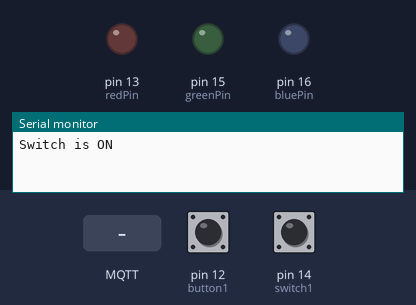
A sketch run on a simulated Arduino Uno, built with avr-gcc and run on an emulated ATmega328P. On the bench: output pins drawn as LEDs (lit = HIGH), the last lines printed to the serial monitor. The inputs (shaded band) are chosen by the test bench; at power-on: pin 12 (button1) LOW, pin 14 (switch1) HIGH. No MQTT or app messages arrive unless stated.

Above: at 2.3 s.
2.4 s: MQTT message "onCallAck" arrives on the first subscribed topic
At 3.6 s:
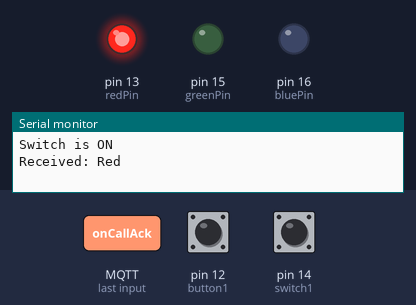
3.9 s: MQTT message "busyAck" arrives on the first subscribed topic
At 4.8 s:
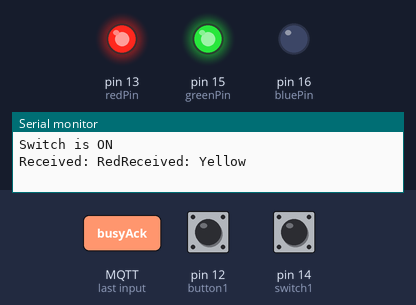
11.1 s: MQTT message "clearAck" arrives on the first subscribed topic
At 11.5 s:
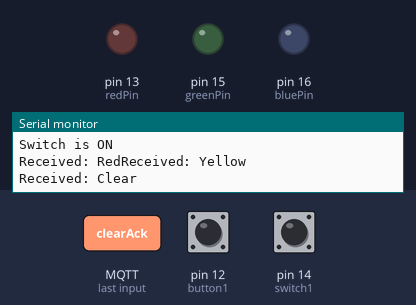
Timing chart, 0 to 13.6 s (numbered marks = the images above; inputs shaded):
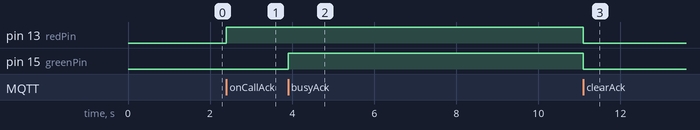

The sketch:

controller.ino
```cpp
/* Written by Morgan Habecker
  On-Air Sign by Adafruit
  https://www.thingiverse.com/thing:1506862
  Install on Adafruit Feather HUZZAH with ESP8266
  https://www.adafruit.com/product/2821
*/

// Libraries
#include <EspMQTTClient.h>
#include <SPI.h>

// Network & MQTT Settings **EDIT**---------------
EspMQTTClient client(
  "YourWiFiSSID",
  "YourWiFiPASSWORD",
  "mqtt.serverName.com",
  "AuthUsername",  // Omit this parameter to disable MQTT authentification
  "AuthPASSWORD",  // Omit this parameter to disable MQTT authentification
  "onair-ctrl"
);

// MORE MQTT SETTINGS
const char* mSub = "hm/onAir/response"; //Your SUBSCRIBE Topic
const char* mPub = "hm/onAir/cmd"; //Your PUBLISH Topic
//--------------------------------------

//Switch & Button States
int switchState;
int lastSwitchState = LOW;
int buttonState;
int lastButtonState = LOW;
int previous = LOW;

// Pins
const int switch1 = 14; //Switch pin
const int button1 = 12; //Button pin
int redPin = 13;
int greenPin = 15;
int bluePin = 16;

// Time settings
long btime = 0;
unsigned long debounceDelay = 400; // Change if flickering

void setLEDColor(int red, int green, int blue) {
  analogWrite(redPin, red);
  analogWrite(greenPin, green);
  analogWrite(bluePin, blue);
}
void LEDOff() {
  digitalWrite(redPin, LOW);
  digitalWrite(greenPin, LOW);
  digitalWrite(bluePin, LOW);
}
void yellowColor() {
  setLEDColor(255, 128, 0);
}
void redColor() {
  setLEDColor(255, 0, 0);
}

void setup() {
  //Setup the button and switch pins
  pinMode(button1, INPUT);
  pinMode(switch1, INPUT_PULLUP);
  pinMode(redPin, OUTPUT);
  pinMode(greenPin, OUTPUT);
  pinMode(bluePin, OUTPUT);
  LEDOff();

  //Setup the serial and WiFi interfaces
  Serial.begin(115200);
  client.enableDebuggingMessages();
}

void onConnectionEstablished()
{
  client.subscribe(mSub, [] (const String & payload) {
    if (payload == "onCallAck") {
      Serial.print("Received: Red");
      redColor();
    }
    else if (payload == "busyAck") {
      Serial.print("Received: Yellow\n");
      yellowColor();
    }
    else if (payload == "clearAck") {
      Serial.print("Received: Clear\n");
      LEDOff();
    }
  });
}

void loop() {
  client.loop();
  switchState = digitalRead(switch1);
  int reading = digitalRead(button1);

  if (switchState != lastSwitchState) {
    if (switchState == HIGH) {
      Serial.print("Switch is ON\n");
      client.publish(mPub, "busy");
    }
    else {
      Serial.print("Switch is OFF\n");
      client.publish(mPub, "clear");
      //delay(200);
      Serial.print("clear Signal Sent\n");
    }
    lastSwitchState = switchState;
  }

  if (reading == HIGH && previous == LOW && millis() - btime > debounceDelay) {
    if (buttonState == HIGH) {
      buttonState = LOW;
      Serial.print("Button toggled: OFF\n");
      client.publish(mPub, "clear");
      Serial.print("clear Signal Sent\n");
    }
    else {
      buttonState = HIGH;
      Serial.print("Button toggled: ON\n");
      client.publish(mPub, "onCall");
      Serial.print("onCall Signal Sent\n");
    }
    btime = millis();
  }
  previous = reading;
}
```

Measured:
- after the input at 2.4 s, pin 13 (redPin): LOW → HIGH at once
- after the input at 3.9 s, pin 15 (greenPin): LOW → HIGH at once
- after the input at 11.1 s, pin 13 (redPin), pin 15 (greenPin): HIGH → LOW at once
